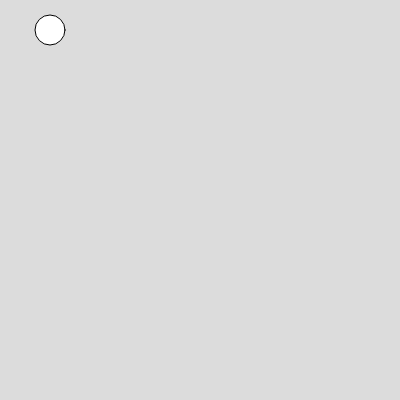
Frame 1 (no input)
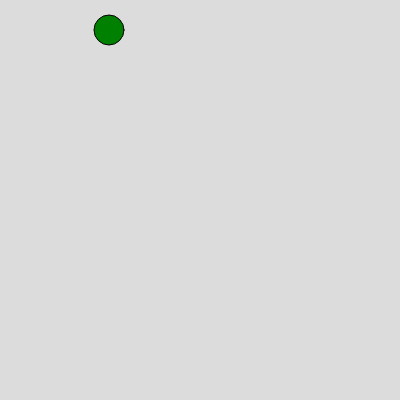
Frame 60 (no input)
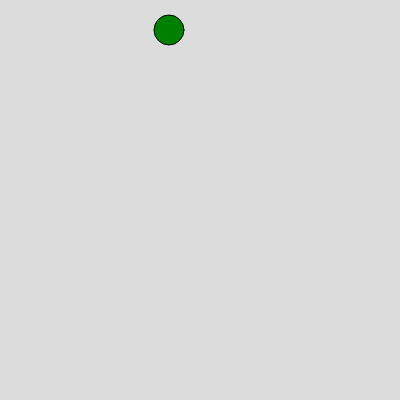
Frame 120 (the mouse pressed at the canvas centre since frame 60)

The p5.js sketch that drew these frames (run headless with seeded random() and noise() and a simulated clock; from frame 60 on, the mouse is pressed at the canvas centre):

// p5.js sketch
// ── sketch.js
var student = {
name:"Ryan",
class:"7C",
rollNumber:11,
favouriteSubject: "Science",
marks:[30,35,40,42,48]
};

var ball = {
  x:50,
  y:30,
  r:30,
  velocityX:0,
  velocityY:0,
  shapeColor:["blue", "red", "green", "purple"]
};

function setup() {
  createCanvas(400, 400);
  console.log (student.name)
  console.log(student.class)
  console.log (student.rollNumber)
  student.rollNumber = 30
  console.log(student.rollNumber)
  console.log(student.favouriteSubject)
  console.log  (student.marks[2])
}

function draw() {
  background(220);
  circle(ball.x, ball.y, ball.r);
  fill(ball.shapeColor[2]);
  ball.velocityX = 1
  ball.x = ball.x + ball.velocityX
}
